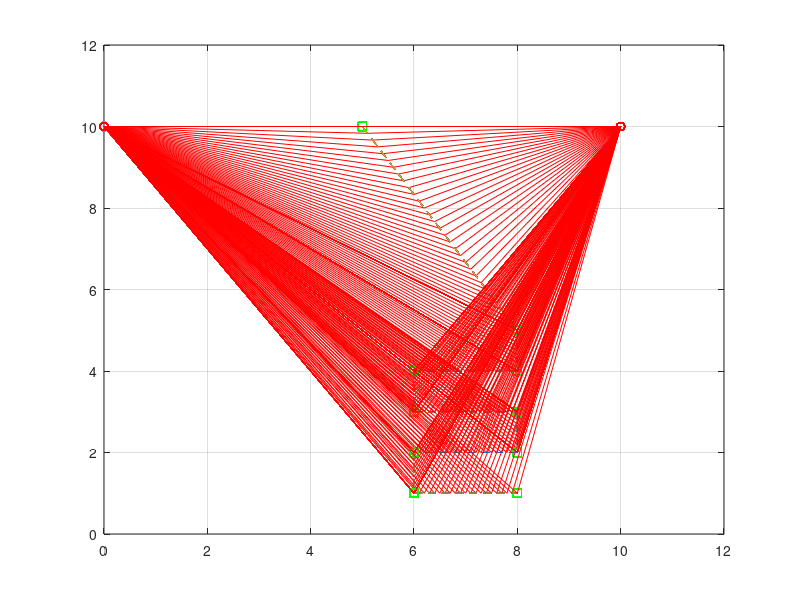
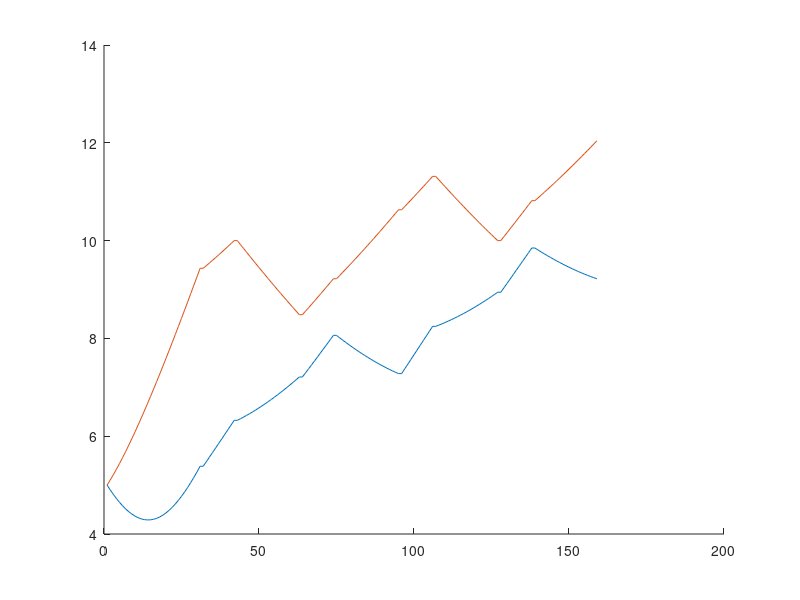

Source code (MATLAB) for these figures, in order:
close all
clear all
clc
% start positon 
Start_Pos=[5 10]
moter_one_Pos=[0 10]
moter_two_Pos=[10 10]

destination=[]
prompt = {'Enter destination 1 x coordinate:','Enter  destination 1 y coordinate:' 'Enter destination 2 x coordinate:','Enter  destination 2 y coordinate:'};
dlgtitle = 'Input';
dims = [1 35];
definput = {'8','5' '6','2'};
answer = inputdlg(prompt,dlgtitle,dims,definput)
destinations=[str2num(answer{1}) str2num(answer{2}) str2num(answer{3}) str2num(answer{4})]
Lenghth2=[]
Lenghth1=[]
XX=[]
YY=[]

% list = {'vertical','horizontal'};
% [indx,tf] = listdlg('ListString',list);

%% make path

% make a matix of a paths 
destination1=[destinations(1,1) destinations(1,2)]
path=[Start_Pos ; destination1]

destination2=[destinations(1,3) destinations(1,4)]
Y_range=abs(destinations(1,4)-destinations(1,2))
X_range=abs(destinations(1,1)-destinations(1,3))


%if indx==2
    p=destination1(1,2)
for I=0:Y_range-2
    
    if destination1(1,2)> destination2(1,2)
        p=p-1
        
        Next_P=[destination1(1,1),p]
        path=[path ; Next_P]
        Next_P=[destination2(1,1),p]
        path=[path ; Next_P]
        p=p-1
        Next_P=[destination2(1,1),p]
        path=[path ; Next_P]
        Next_P=[destination1(1,1),p]
        path=[path ; Next_P]
        
    end
    
    if destination1(1,2)< destination2(1,2)
        p=p+1
    end
    
end
%end

%if indx==1
    
% for I=0:X_range-2
%     p=destination1(1,1)
%     if destination1(1,2)> destination2(1,2)
%         
%         Next_P=[p,destination2(1,2)]
%         path=[path ; Next_P]
%         p=p-1
%         Next_P=[p,destination2(1,2)]
%         path=[path ; Next_P]
%         Next_P=[p,destination1(1,2)]
%         path=[path ; Next_P]
%         p=p-1
%         Next_P=[p,destination1(1,2)]
%         path=[path ; Next_P]
%         Next_P=[p,destination2(1,2)]
%         path=[path ; Next_P]
%         
%     end
%     
%     if destination1(1,2)< destination2(1,2)
%         p=p+1
%     end
%     
% end
%end

jdj=size(path)
for test=1:jdj(1,1)
plot(path(test,1),path(test,2),'s--g')
hold on
end 


% path=[path; ]
%%
for D=2:jdj(1,1)


        destination=[path(D,1) path(D,2)]
        Start_Pos=[path(D-1,1) path(D-1,2)]
    

% equation of a line to from start point to destination
m=(Start_Pos(1,2)-destination(1,2))/(Start_Pos(1,1)-destination(1,1))

 X=[]
 Y=[]

if Start_Pos(1,1)< destination(1,1)
    for x=Start_Pos(1,1):.1:destination(1,1)
        
        y=(m*(x-Start_Pos(1,1))+ Start_Pos(1,2));
        
        X=[X x];
        Y=[Y y];
    end
end

if Start_Pos(1,1)> destination(1,1)
    for x=destination(1,1):.1:Start_Pos(1,1)
        
        %y=(m*(x-Start_Pos(1,1))+ Start_Pos(1,2));
        y=(m*(x-destination(1,1))+ destination(1,2));
        
        X=[x X]
        Y=[y Y]
    end   
end

if Start_Pos(1,1)== destination(1,1)
    
    if Start_Pos(1,2)< destination(1,2)
    
    for y=Start_Pos(1,2):.1:destination(1,2)
        
        %y=(m*(x-Start_Pos(1,1))+ Start_Pos(1,2));
        x=Start_Pos(1,1)
        
        X=[X x]
        Y=[Y y]
    end   
    
    end
    
    if destination(1,2)< Start_Pos(1,2)
    
    for y=destination(1,2):.1:Start_Pos(1,2)
        
        %y=(m*(x-Start_Pos(1,1))+ Start_Pos(1,2));
        x=Start_Pos(1,1)
        
        X=[x X]
        Y=[y Y]
    end   
    
    end
    
    
end

s=size(X);
% calculate length of moter 1 rope
% Lenghth1=[]
for i=1:s(1,2)
d1=(((moter_one_Pos(1,1)-X(1,i))^2)+((moter_one_Pos(1,2)-Y(1,i))^2))^(1/2);
Lenghth1=[Lenghth1 d1];
end

% calculate length of moter 2 rope
% Lenghth2=[]
for i=1:s(1,2)
d1=(((moter_two_Pos(1,1)-X(1,i))^2)+((moter_two_Pos(1,2)-Y(1,i))^2))^(1/2);
Lenghth2=[Lenghth2 d1];
end

% vidObj = VideoWriter('window.avi');
% vidObj.FrameRate = 10;
% open(vidObj);

for i=1:s(1,2)
    
figure(1)
hold on
plot(Start_Pos(1,1),Start_Pos(1,2),'s--g')
plot(destination(1,1),destination(1,2),'s--g')

plot(X,Y,'--')
plot([moter_one_Pos(1,1) Start_Pos(1,1)],[moter_one_Pos(1,2) Start_Pos(1,2)],'-r')
plot([moter_two_Pos(1,1) Start_Pos(1,1)],[moter_two_Pos(1,2) Start_Pos(1,2)],'-r')

plot([moter_one_Pos(1,1) X(1,i)],[moter_one_Pos(1,2) Y(1,i)],'-r')
plot([moter_two_Pos(1,1) X(1,i)],[moter_two_Pos(1,2) Y(1,i)],'-r')

plot(moter_one_Pos(1,1),moter_one_Pos(1,2),'o--r')
plot(moter_two_Pos(1,1),moter_two_Pos(1,2),'o--r')
grid on 
axis([0 12 0 12])
% currFrame = getframe;
hold off
% writeVideo(vidObj,currFrame);
        
        
end


XX=[XX X]
YY=[YY Y]

end

figure(2)
hold on
plot(Lenghth2)
plot(Lenghth1)
hold off

Data=[]
Data(:,1)=XX(1,:)
Data(:,2)=YY(1,:)
Data(:,3)=Lenghth1(1,:)
Data(:,4)=Lenghth2(1,:)
% %%
% yc=[];
% xc=[];
% r=20
% for x=-20:.5:20
%     y=(r^2-x^2)^(1/2);
%     yc=[yc y];
%     xc=[xc x];
% end
% 
% start_y=(r^2-Start_Pos(1,1)^2)^(1/2);
% 
% 
% plot(Start_Pos(1,1),start_y,'s--g')
% hold on
% plot(xc,yc)
% axis([-20 20 0 30])